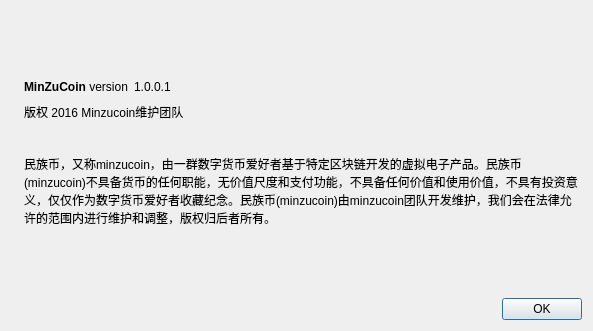
<?xml version="1.0" encoding="UTF-8"?>
<ui version="4.0">
 <class>AboutDialog</class>
 <widget class="QDialog" name="AboutDialog">
  <property name="geometry">
   <rect>
    <x>0</x>
    <y>0</y>
    <width>593</width>
    <height>331</height>
   </rect>
  </property>
  <property name="windowTitle">
   <string>About MinZuCoin</string>
  </property>
  <layout class="QHBoxLayout" name="horizontalLayout_2">
   <item>
    <widget class="QLabel" name="label_4">
     <property name="sizePolicy">
      <sizepolicy hsizetype="Preferred" vsizetype="Ignored">
       <horstretch>0</horstretch>
       <verstretch>0</verstretch>
      </sizepolicy>
     </property>
     <property name="pixmap">
      <pixmap resource="../bitcoin.qrc">:/images/about</pixmap>
     </property>
    </widget>
   </item>
   <item>
    <layout class="QVBoxLayout" name="verticalLayout_2">
     <item>
      <spacer name="verticalSpacer_2">
       <property name="orientation">
        <enum>Qt::Vertical</enum>
       </property>
       <property name="sizeHint" stdset="0">
        <size>
         <width>20</width>
         <height>40</height>
        </size>
       </property>
      </spacer>
     </item>
     <item>
      <layout class="QHBoxLayout" name="horizontalLayout">
       <item>
        <widget class="QLabel" name="label">
         <property name="cursor">
          <cursorShape>IBeamCursor</cursorShape>
         </property>
         <property name="text">
          <string>&lt;b&gt;MinZuCoin&lt;/b&gt; version</string>
         </property>
         <property name="textInteractionFlags">
          <set>Qt::LinksAccessibleByMouse|Qt::TextSelectableByKeyboard|Qt::TextSelectableByMouse</set>
         </property>
        </widget>
       </item>
       <item>
        <widget class="QLabel" name="versionLabel">
         <property name="cursor">
          <cursorShape>IBeamCursor</cursorShape>
         </property>
         <property name="text">
          <string notr="true">1.0.0.1</string>
         </property>
         <property name="textInteractionFlags">
          <set>Qt::LinksAccessibleByMouse|Qt::TextSelectableByKeyboard|Qt::TextSelectableByMouse</set>
         </property>
        </widget>
       </item>
       <item>
        <spacer name="horizontalSpacer">
         <property name="orientation">
          <enum>Qt::Horizontal</enum>
         </property>
         <property name="sizeHint" stdset="0">
          <size>
           <width>40</width>
           <height>20</height>
          </size>
         </property>
        </spacer>
       </item>
      </layout>
     </item>
     <item>
      <widget class="QLabel" name="copyrightLabel">
       <property name="cursor">
        <cursorShape>IBeamCursor</cursorShape>
       </property>
       <property name="text">
        <string>&lt;html&gt;&lt;head/&gt;&lt;body&gt;&lt;p&gt;版权 2016 Minzucoin维护团队&lt;br/&gt;&lt;br/&gt;&lt;/p&gt;&lt;/body&gt;&lt;/html&gt;</string>
       </property>
       <property name="textInteractionFlags">
        <set>Qt::LinksAccessibleByMouse|Qt::TextSelectableByKeyboard|Qt::TextSelectableByMouse</set>
       </property>
      </widget>
     </item>
     <item>
      <widget class="QLabel" name="label_2">
       <property name="cursor">
        <cursorShape>IBeamCursor</cursorShape>
       </property>
       <property name="text">
        <string>&lt;html&gt;&lt;head/&gt;&lt;body&gt;&lt;p&gt;  民族币，又称minzucoin，由一群数字货币爱好者基于特定区块链开发的虚拟电子产品。民族币(minzucoin)不具备货币的任何职能，无价值尺度和支付功能，不具备任何价值和使用价值，不具有投资意义，仅仅作为数字货币爱好者收藏纪念。民族币(minzucoin)由minzucoin团队开发维护，我们会在法律允许的范围内进行维护和调整，版权归后者所有。 &lt;/p&gt;&lt;/body&gt;&lt;/html&gt;</string>
       </property>
       <property name="wordWrap">
        <bool>true</bool>
       </property>
       <property name="textInteractionFlags">
        <set>Qt::LinksAccessibleByMouse|Qt::TextSelectableByKeyboard|Qt::TextSelectableByMouse</set>
       </property>
      </widget>
     </item>
     <item>
      <spacer name="verticalSpacer">
       <property name="orientation">
        <enum>Qt::Vertical</enum>
       </property>
       <property name="sizeHint" stdset="0">
        <size>
         <width>20</width>
         <height>40</height>
        </size>
       </property>
      </spacer>
     </item>
     <item>
      <widget class="QDialogButtonBox" name="buttonBox">
       <property name="orientation">
        <enum>Qt::Horizontal</enum>
       </property>
       <property name="standardButtons">
        <set>QDialogButtonBox::Ok</set>
       </property>
      </widget>
     </item>
    </layout>
   </item>
  </layout>
 </widget>
 <resources>
  <include location="../bitcoin.qrc"/>
 </resources>
 <connections>
  <connection>
   <sender>buttonBox</sender>
   <signal>accepted()</signal>
   <receiver>AboutDialog</receiver>
   <slot>accept()</slot>
   <hints>
    <hint type="sourcelabel">
     <x>360</x>
     <y>308</y>
    </hint>
    <hint type="destinationlabel">
     <x>157</x>
     <y>274</y>
    </hint>
   </hints>
  </connection>
  <connection>
   <sender>buttonBox</sender>
   <signal>rejected()</signal>
   <receiver>AboutDialog</receiver>
   <slot>reject()</slot>
   <hints>
    <hint type="sourcelabel">
     <x>428</x>
     <y>308</y>
    </hint>
    <hint type="destinationlabel">
     <x>286</x>
     <y>274</y>
    </hint>
   </hints>
  </connection>
 </connections>
</ui>
